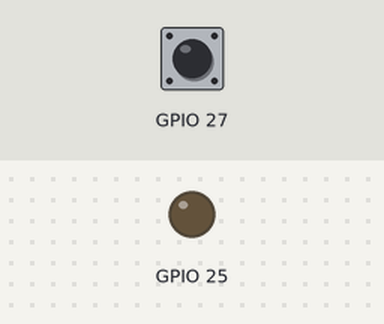
Bench run of a program on a simulated Raspberry Pi (BCM pin numbers). Parts: output pins drawn as LEDs (lit = HIGH). The inputs (shaded band) are chosen by the test bench; at power-on: GPIO 27 LOW.

Above: at 1.2 s.
1.3 s: GPIO 27 pulled HIGH for 0.15 s
At 1.37 s:
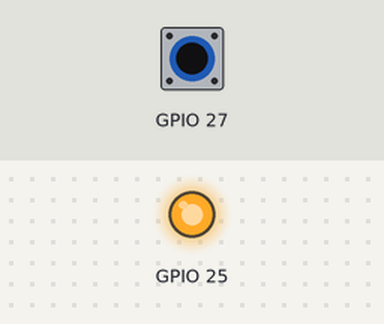
2.9 s: GPIO 27 pulled HIGH for 3.2 s
At 7.5 s:
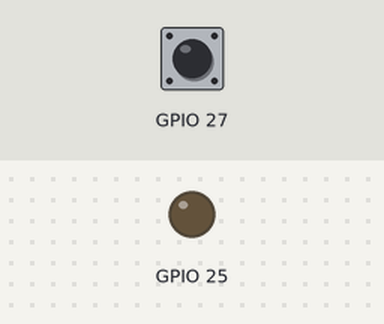
Timing chart, 0 to 9.0 s (numbered marks = the images above; inputs shaded):
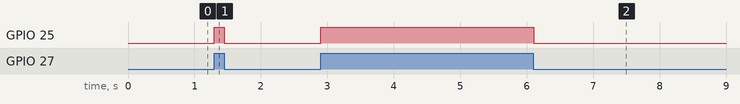

Measured:
- after the input at 1.3 s, GPIO 25: LOW → HIGH at once, → LOW 0.15 s later
- after the input at 2.9 s, GPIO 25: LOW → HIGH at once, → LOW 3.2 s later

The program:

05-01-led.py
```python
import RPi.GPIO as GPIO
from time import sleep

GPIO.setmode(GPIO.BCM)
GPIO.setup(25, GPIO.OUT)
GPIO.setup(27, GPIO.IN, pull_up_down=GPIO.PUD_DOWN)

try:
	while True:
		if GPIO.input(27) == GPIO.HIGH:
			GPIO.output(25, GPIO.HIGH)
		else:
			GPIO.output(25, GPIO.LOW)

		sleep(0.01)


except KeyboardInterrupt:
	pass

GPIO.cleanup()
```
